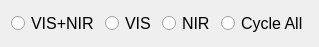
   <widget class="QWidget" name="gridLayoutWidget_6">
    <property name="geometry">
     <rect>
      <x>10</x>
      <y>20</y>
      <width>292</width>
      <height>25</height>
     </rect>
    </property>
    <layout class="QHBoxLayout" name="horizontalLayout">
     <item>
      <widget class="QRadioButton" name="radioButton_3">
       <property name="font">
        <font>
         <pointsize>12</pointsize>
         <weight>50</weight>
         <bold>false</bold>
        </font>
       </property>
       <property name="text">
        <string>VIS+NIR</string>
       </property>
       <attribute name="buttonGroup">
        <string notr="true">buttonGroup_1</string>
       </attribute>
      </widget>
     </item>
     <item>
      <widget class="QRadioButton" name="radioButton_1">
       <property name="font">
        <font>
         <pointsize>12</pointsize>
         <weight>50</weight>
         <bold>false</bold>
        </font>
       </property>
       <property name="text">
        <string>VIS</string>
       </property>
       <attribute name="buttonGroup">
        <string notr="true">buttonGroup_1</string>
       </attribute>
      </widget>
     </item>
     <item>
      <widget class="QRadioButton" name="radioButton_2">
       <property name="font">
        <font>
         <pointsize>12</pointsize>
         <weight>50</weight>
         <bold>false</bold>
        </font>
       </property>
       <property name="text">
        <string>NIR</string>
       </property>
       <attribute name="buttonGroup">
        <string notr="true">buttonGroup_1</string>
       </attribute>
      </widget>
     </item>
     <item>
      <widget class="QRadioButton" name="buttonALL">
       <property name="font">
        <font>
         <pointsize>12</pointsize>
         <weight>50</weight>
         <bold>false</bold>
        </font>
       </property>
       <property name="text">
        <string>Cycle All</string>
       </property>
       <attribute name="buttonGroup">
        <string notr="true">buttonGroup_1</string>
       </attribute>
      </widget>
     </item>
    </layout>
   </widget>
